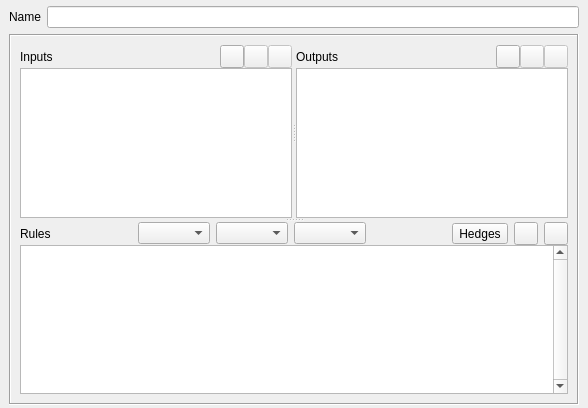
      <widget class="QWidget" name="tab_containerPage1">
       <property name="geometry">
        <rect>
         <x>0</x>
         <y>0</y>
         <width>588</width>
         <height>408</height>
        </rect>
       </property>
       <attribute name="label">
        <string>Setup</string>
       </attribute>
       <layout class="QVBoxLayout" name="verticalLayout_4">
        <property name="spacing">
         <number>6</number>
        </property>
        <property name="leftMargin">
         <number>9</number>
        </property>
        <property name="topMargin">
         <number>6</number>
        </property>
        <property name="rightMargin">
         <number>9</number>
        </property>
        <property name="bottomMargin">
         <number>3</number>
        </property>
        <item>
         <layout class="QFormLayout" name="formLayout">
          <property name="fieldGrowthPolicy">
           <enum>QFormLayout::ExpandingFieldsGrow</enum>
          </property>
          <property name="topMargin">
           <number>0</number>
          </property>
          <item row="0" column="0">
           <widget class="QLabel" name="label_2">
            <property name="text">
             <string>Name</string>
            </property>
           </widget>
          </item>
          <item row="0" column="1">
           <widget class="QLineEdit" name="led_name">
            <property name="sizePolicy">
             <sizepolicy hsizetype="MinimumExpanding" vsizetype="Fixed">
              <horstretch>0</horstretch>
              <verstretch>0</verstretch>
             </sizepolicy>
            </property>
           </widget>
          </item>
         </layout>
        </item>
        <item>
         <widget class="QFrame" name="frame_2">
          <property name="frameShape">
           <enum>QFrame::Box</enum>
          </property>
          <property name="frameShadow">
           <enum>QFrame::Sunken</enum>
          </property>
          <layout class="QVBoxLayout" name="verticalLayout_3">
           <item>
            <widget class="QSplitter" name="spl_VarsRules">
             <property name="orientation">
              <enum>Qt::Vertical</enum>
             </property>
             <widget class="QSplitter" name="splVariables">
              <property name="orientation">
               <enum>Qt::Horizontal</enum>
              </property>
              <widget class="QWidget" name="verticalLayoutWidget_4">
               <layout class="QVBoxLayout" name="verticalLayout_7">
                <property name="spacing">
                 <number>0</number>
                </property>
                <property name="topMargin">
                 <number>0</number>
                </property>
                <property name="bottomMargin">
                 <number>0</number>
                </property>
                <item>
                 <layout class="QHBoxLayout" name="horizontalLayout_2">
                  <item>
                   <widget class="QLabel" name="lbl_inputs">
                    <property name="text">
                     <string>Inputs</string>
                    </property>
                    <property name="alignment">
                     <set>Qt::AlignLeading|Qt::AlignLeft|Qt::AlignVCenter</set>
                    </property>
                   </widget>
                  </item>
                  <item>
                   <widget class="QToolButton" name="btn_add_input">
                    <property name="toolTip">
                     <string>Add input variable</string>
                    </property>
                    <property name="text">
                     <string/>
                    </property>
                    <property name="icon">
                     <iconset resource="qtfuzzylegacy.qrc">
                      <normaloff>:/add.png</normaloff>:/add.png</iconset>
                    </property>
                    <property name="shortcut">
                     <string>Ctrl+Shift+I</string>
                    </property>
                   </widget>
                  </item>
                  <item>
                   <widget class="QToolButton" name="btn_remove_input">
                    <property name="enabled">
                     <bool>false</bool>
                    </property>
                    <property name="toolTip">
                     <string>Remove input variable</string>
                    </property>
                    <property name="text">
                     <string/>
                    </property>
                    <property name="icon">
                     <iconset resource="qtfuzzylegacy.qrc">
                      <normaloff>:/remove.png</normaloff>:/remove.png</iconset>
                    </property>
                   </widget>
                  </item>
                  <item>
                   <widget class="QToolButton" name="btn_edit_input">
                    <property name="enabled">
                     <bool>false</bool>
                    </property>
                    <property name="toolTip">
                     <string>Edit input variable</string>
                    </property>
                    <property name="text">
                     <string/>
                    </property>
                    <property name="icon">
                     <iconset resource="qtfuzzylegacy.qrc">
                      <normaloff>:/edit.png</normaloff>:/edit.png</iconset>
                    </property>
                   </widget>
                  </item>
                 </layout>
                </item>
                <item>
                 <widget class="QSplitter" name="splInput">
                  <property name="orientation">
                   <enum>Qt::Horizontal</enum>
                  </property>
                  <widget class="QListWidget" name="lvw_inputs">
                   <property name="selectionMode">
                    <enum>QAbstractItemView::ExtendedSelection</enum>
                   </property>
                   <property name="selectionBehavior">
                    <enum>QAbstractItemView::SelectRows</enum>
                   </property>
                  </widget>
                 </widget>
                </item>
               </layout>
              </widget>
              <widget class="QWidget" name="verticalLayoutWidget_3">
               <layout class="QVBoxLayout" name="verticalLayout_2">
                <property name="spacing">
                 <number>0</number>
                </property>
                <property name="bottomMargin">
                 <number>0</number>
                </property>
                <item>
                 <layout class="QHBoxLayout" name="horizontalLayout_3">
                  <item>
                   <widget class="QLabel" name="lbl_outputs">
                    <property name="text">
                     <string>Outputs</string>
                    </property>
                    <property name="alignment">
                     <set>Qt::AlignLeading|Qt::AlignLeft|Qt::AlignVCenter</set>
                    </property>
                   </widget>
                  </item>
                  <item>
                   <widget class="QToolButton" name="btn_add_output">
                    <property name="toolTip">
                     <string>Add output variable</string>
                    </property>
                    <property name="text">
                     <string/>
                    </property>
                    <property name="icon">
                     <iconset resource="qtfuzzylegacy.qrc">
                      <normaloff>:/add.png</normaloff>:/add.png</iconset>
                    </property>
                    <property name="shortcut">
                     <string>Ctrl+Shift+O</string>
                    </property>
                   </widget>
                  </item>
                  <item>
                   <widget class="QToolButton" name="btn_remove_output">
                    <property name="enabled">
                     <bool>false</bool>
                    </property>
                    <property name="toolTip">
                     <string>Remove output variable</string>
                    </property>
                    <property name="text">
                     <string/>
                    </property>
                    <property name="icon">
                     <iconset resource="qtfuzzylegacy.qrc">
                      <normaloff>:/remove.png</normaloff>:/remove.png</iconset>
                    </property>
                   </widget>
                  </item>
                  <item>
                   <widget class="QToolButton" name="btn_edit_output">
                    <property name="enabled">
                     <bool>false</bool>
                    </property>
                    <property name="toolTip">
                     <string>Edit output variable</string>
                    </property>
                    <property name="text">
                     <string/>
                    </property>
                    <property name="icon">
                     <iconset resource="qtfuzzylegacy.qrc">
                      <normaloff>:/edit.png</normaloff>:/edit.png</iconset>
                    </property>
                   </widget>
                  </item>
                 </layout>
                </item>
                <item>
                 <widget class="QSplitter" name="splOutput">
                  <property name="orientation">
                   <enum>Qt::Horizontal</enum>
                  </property>
                  <widget class="QListWidget" name="lvw_outputs">
                   <property name="selectionMode">
                    <enum>QAbstractItemView::ExtendedSelection</enum>
                   </property>
                   <property name="selectionBehavior">
                    <enum>QAbstractItemView::SelectRows</enum>
                   </property>
                  </widget>
                 </widget>
                </item>
               </layout>
              </widget>
             </widget>
             <widget class="QWidget" name="layoutWidget2">
              <layout class="QVBoxLayout" name="verticalLayout_10">
               <property name="spacing">
                <number>0</number>
               </property>
               <property name="topMargin">
                <number>0</number>
               </property>
               <property name="rightMargin">
                <number>0</number>
               </property>
               <item>
                <layout class="QHBoxLayout" name="hly_rules_setup">
                 <property name="spacing">
                  <number>6</number>
                 </property>
                 <property name="topMargin">
                  <number>0</number>
                 </property>
                 <item>
                  <widget class="QLabel" name="label">
                   <property name="sizePolicy">
                    <sizepolicy hsizetype="Minimum" vsizetype="Preferred">
                     <horstretch>0</horstretch>
                     <verstretch>0</verstretch>
                    </sizepolicy>
                   </property>
                   <property name="text">
                    <string>Rules</string>
                   </property>
                   <property name="alignment">
                    <set>Qt::AlignLeading|Qt::AlignLeft|Qt::AlignVCenter</set>
                   </property>
                  </widget>
                 </item>
                 <item>
                  <spacer name="horizontalSpacer_2">
                   <property name="orientation">
                    <enum>Qt::Horizontal</enum>
                   </property>
                   <property name="sizeHint" stdset="0">
                    <size>
                     <width>40</width>
                     <height>20</height>
                    </size>
                   </property>
                  </spacer>
                 </item>
                 <item>
                  <widget class="QWidget" name="qwd_cbx_norms" native="true">
                   <property name="sizePolicy">
                    <sizepolicy hsizetype="Preferred" vsizetype="Fixed">
                     <horstretch>0</horstretch>
                     <verstretch>0</verstretch>
                    </sizepolicy>
                   </property>
                   <property name="autoFillBackground">
                    <bool>true</bool>
                   </property>
                   <layout class="QHBoxLayout" name="horizontalLayout_5">
                    <property name="spacing">
                     <number>6</number>
                    </property>
                    <property name="leftMargin">
                     <number>1</number>
                    </property>
                    <property name="topMargin">
                     <number>0</number>
                    </property>
                    <property name="rightMargin">
                     <number>1</number>
                    </property>
                    <property name="bottomMargin">
                     <number>0</number>
                    </property>
                    <item>
                     <widget class="QComboBox" name="cbxTnorm">
                      <property name="toolTip">
                       <string>Conjunction</string>
                      </property>
                     </widget>
                    </item>
                    <item>
                     <widget class="QComboBox" name="cbxSnorm">
                      <property name="toolTip">
                       <string>Disjunction</string>
                      </property>
                     </widget>
                    </item>
                    <item>
                     <widget class="QComboBox" name="cbxActivation">
                      <property name="toolTip">
                       <string>Activation</string>
                      </property>
                     </widget>
                    </item>
                   </layout>
                  </widget>
                 </item>
                 <item>
                  <spacer name="horizontalSpacer_4">
                   <property name="orientation">
                    <enum>Qt::Horizontal</enum>
                   </property>
                   <property name="sizeHint" stdset="0">
                    <size>
                     <width>40</width>
                     <height>20</height>
                    </size>
                   </property>
                  </spacer>
                 </item>
                 <item>
                  <widget class="QToolButton" name="btn_hedges">
                   <property name="text">
                    <string>Hedges</string>
                   </property>
                   <property name="checkable">
                    <bool>true</bool>
                   </property>
                  </widget>
                 </item>
                 <item>
                  <layout class="QHBoxLayout" name="horizontalLayout">
                   <property name="leftMargin">
                    <number>0</number>
                   </property>
                   <item>
                    <widget class="QToolButton" name="btn_generate_rules">
                     <property name="toolTip">
                      <string notr="true">Create combinations of rules</string>
                     </property>
                     <property name="text">
                      <string/>
                     </property>
                     <property name="icon">
                      <iconset resource="qtfuzzylegacy.qrc">
                       <normaloff>:/create-rules.png</normaloff>:/create-rules.png</iconset>
                     </property>
                    </widget>
                   </item>
                   <item>
                    <widget class="QToolButton" name="btn_parse_rules">
                     <property name="toolTip">
                      <string>Process rules</string>
                     </property>
                     <property name="text">
                      <string/>
                     </property>
                     <property name="icon">
                      <iconset resource="qtfuzzylegacy.qrc">
                       <normaloff>:/process.png</normaloff>:/process.png</iconset>
                     </property>
                     <property name="shortcut">
                      <string>Ctrl+Shift+Return</string>
                     </property>
                    </widget>
                   </item>
                  </layout>
                 </item>
                </layout>
               </item>
               <item>
                <widget class="QPlainTextEdit" name="ptx_rules">
                 <property name="verticalScrollBarPolicy">
                  <enum>Qt::ScrollBarAlwaysOn</enum>
                 </property>
                 <property name="lineWrapMode">
                  <enum>QPlainTextEdit::NoWrap</enum>
                 </property>
                 <property name="plainText">
                  <string/>
                 </property>
                 <property name="backgroundVisible">
                  <bool>false</bool>
                 </property>
                </widget>
               </item>
              </layout>
             </widget>
            </widget>
           </item>
          </layout>
         </widget>
        </item>
       </layout>
      </widget>
